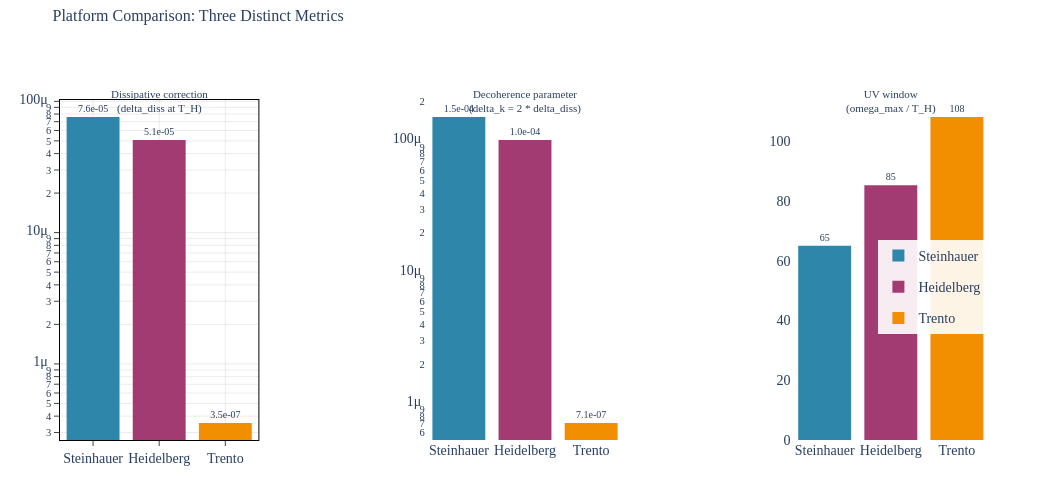

Notebook cell for this chart:
### Code cell
# viz-ref: fig_platform_comparison_bars
# Platform comparison: three DISTINCT metrics
# Note: delta_diss == n_noise by the FDR relation (see markdown below),
# so we show delta_diss, delta_k, and omega_max/T_H instead.

metrics = [
    ("delta_diss_at_T_H", "Dissipative correction<br>(delta_diss at T_H)"),
    ("delta_k_at_T_H", "Decoherence parameter<br>(delta_k = 2 * delta_diss)"),
    ("omega_max_over_T_H", "UV window<br>(omega_max / T_H)"),
]

fig = make_subplots(
    rows=1,
    cols=3,
    subplot_titles=[label for _, label in metrics],
    horizontal_spacing=0.18,
)

for col_idx, (key, label) in enumerate(metrics, 1):
    for name in ["Steinhauer", "Heidelberg", "Trento"]:
        val = summaries[name][key]
        # Format: scientific for small numbers, integer for large
        txt = f"{val:.1e}" if val < 0.01 else f"{val:.0f}"
        fig.add_trace(
            go.Bar(
                x=[name],
                y=[val],
                marker_color=platform_colors[name],
                marker_line=dict(width=0, color="rgba(0,0,0,0)"),
                name=name,
                showlegend=(col_idx == 1),
                legendgroup=name,
                text=[txt],
                textposition="outside",
                textfont=dict(size=10),
            ),
            row=1,
            col=col_idx,
        )
    # Log scale for the small quantities, linear for omega_max
    if key != "omega_max_over_T_H":
        fig.update_yaxes(type="log", row=1, col=col_idx)

apply_layout(
    fig,
    title=dict(
        text="Platform Comparison: Three Distinct Metrics",
        font=TITLE_FONT,
        y=0.98,
    ),
    height=500,
    width=1050,
    showlegend=True,
    legend=dict(x=0.88, y=0.45, bgcolor="rgba(255,255,255,0.9)"),
    margin=dict(t=100, b=60, l=60, r=60),
)

# Adjust subplot title positions to avoid overlap
for ann in fig.layout.annotations:
    ann.update(y=ann.y - 0.05, font=dict(size=11))

fig.show()

### Figure 1 — Plotly figure (JSON) as saved in the notebook; plotly's stock layout.template omitted (floating-point values rounded to 4 significant figures)
{"data": [{"legendgroup": "Steinhauer", "marker": {"color": "#2E86AB", "line": {"color": "rgba(0,0,0,0)", "width": 0}}, "name": "Steinhauer", "showlegend": true, "text": ["7.6e-05"], "textfont": {"size": 10}, "textposition": "outside", "type": "bar", "x": ["Steinhauer"], "xaxis": "x", "y": [7.599e-05], "yaxis": "y"}, {"legendgroup": "Heidelberg", "marker": {"color": "#A23B72", "line": {"color": "rgba(0,0,0,0)", "width": 0}}, "name": "Heidelberg", "showlegend": true, "text": ["5.1e-05"], "textfont": {"size": 10}, "textposition": "outside", "type": "bar", "x": ["Heidelberg"], "xaxis": "x", "y": [5.066e-05], "yaxis": "y"}, {"legendgroup": "Trento", "marker": {"color": "#F18F01", "line": {"color": "rgba(0,0,0,0)", "width": 0}}, "name": "Trento", "showlegend": true, "text": ["3.5e-07"], "textfont": {"size": 10}, "textposition": "outside", "type": "bar", "x": ["Trento"], "xaxis": "x", "y": [3.546e-07], "yaxis": "y"}, {"legendgroup": "Steinhauer", "marker": {"color": "#2E86AB", "line": {"color": "rgba(0,0,0,0)", "width": 0}}, "name": "Steinhauer", "showlegend": false, "text": ["1.5e-04"], "textfont": {"size": 10}, "textposition": "outside", "type": "bar", "x": ["Steinhauer"], "xaxis": "x2", "y": [0.000152], "yaxis": "y2"}, {"legendgroup": "Heidelberg", "marker": {"color": "#A23B72", "line": {"color": "rgba(0,0,0,0)", "width": 0}}, "name": "Heidelberg", "showlegend": false, "text": ["1.0e-04"], "textfont": {"size": 10}, "textposition": "outside", "type": "bar", "x": ["Heidelberg"], "xaxis": "x2", "y": [0.0001013], "yaxis": "y2"}, {"legendgroup": "Trento", "marker": {"color": "#F18F01", "line": {"color": "rgba(0,0,0,0)", "width": 0}}, "name": "Trento", "showlegend": false, "text": ["7.1e-07"], "textfont": {"size": 10}, "textposition": "outside", "type": "bar", "x": ["Trento"], "xaxis": "x2", "y": [7.092e-07], "yaxis": "y2"}, {"legendgroup": "Steinhauer", "marker": {"color": "#2E86AB", "line": {"color": "rgba(0,0,0,0)", "width": 0}}, "name": "Steinhauer", "showlegend": false, "text": ["65"], "textfont": {"size": 10}, "textposition": "outside", "type": "bar", "x": ["Steinhauer"], "xaxis": "x3", "y": [65.08], "yaxis": "y3"}, {"legendgroup": "Heidelberg", "marker": {"color": "#A23B72", "line": {"color": "rgba(0,0,0,0)", "width": 0}}, "name": "Heidelberg", "showlegend": false, "text": ["85"], "textfont": {"size": 10}, "textposition": "outside", "type": "bar", "x": ["Heidelberg"], "xaxis": "x3", "y": [85.28], "yaxis": "y3"}, {"legendgroup": "Trento", "marker": {"color": "#F18F01", "line": {"color": "rgba(0,0,0,0)", "width": 0}}, "name": "Trento", "showlegend": false, "text": ["108"], "textfont": {"size": 10}, "textposition": "outside", "type": "bar", "x": ["Trento"], "xaxis": "x3", "y": [108.2], "yaxis": "y3"}], "layout": {"annotations": [{"font": {"size": 11}, "showarrow": false, "text": "Dissipative correction<br>(delta_diss at T_H)", "x": 0.1067, "xanchor": "center", "xref": "paper", "y": 0.95, "yanchor": "bottom", "yref": "paper"}, {"font": {"size": 11}, "showarrow": false, "text": "Decoherence parameter<br>(delta_k = 2 * delta_diss)", "x": 0.5, "xanchor": "center", "xref": "paper", "y": 0.95, "yanchor": "bottom", "yref": "paper"}, {"font": {"size": 11}, "showarrow": false, "text": "UV window<br>(omega_max / T_H)", "x": 0.8933, "xanchor": "center", "xref": "paper", "y": 0.95, "yanchor": "bottom", "yref": "paper"}], "font": {"family": "CMU Serif, Computer Modern, Times New Roman, serif", "size": 14}, "height": 500, "legend": {"bgcolor": "rgba(255,255,255,0.9)", "x": 0.88, "y": 0.45}, "margin": {"b": 60, "l": 60, "r": 60, "t": 100}, "paper_bgcolor": "white", "plot_bgcolor": "white", "showlegend": true, "title": {"font": {"family": "CMU Serif, Computer Modern, Times New Roman, serif", "size": 16}, "text": "Platform Comparison: Three Distinct Metrics", "y": 0.98}, "width": 1050, "xaxis": {"anchor": "y", "domain": [0, 0.2133], "gridcolor": "rgba(0,0,0,0.08)", "linecolor": "black", "linewidth": 1, "mirror": true, "showgrid": true, "showline": true, "ticks": "outside", "zeroline": true, "zerolinecolor": "rgba(0,0,0,0.2)"}, "xaxis2": {"anchor": "y2", "domain": [0.3933, 0.6067]}, "xaxis3": {"anchor": "y3", "domain": [0.7867, 1]}, "yaxis": {"anchor": "x", "domain": [0, 1], "gridcolor": "rgba(0,0,0,0.08)", "linecolor": "black", "linewidth": 1, "mirror": true, "showgrid": true, "showline": true, "ticks": "outside", "type": "log", "zeroline": true, "zerolinecolor": "rgba(0,0,0,0.2)"}, "yaxis2": {"anchor": "x2", "domain": [0, 1], "type": "log"}, "yaxis3": {"anchor": "x3", "domain": [0, 1]}}}
